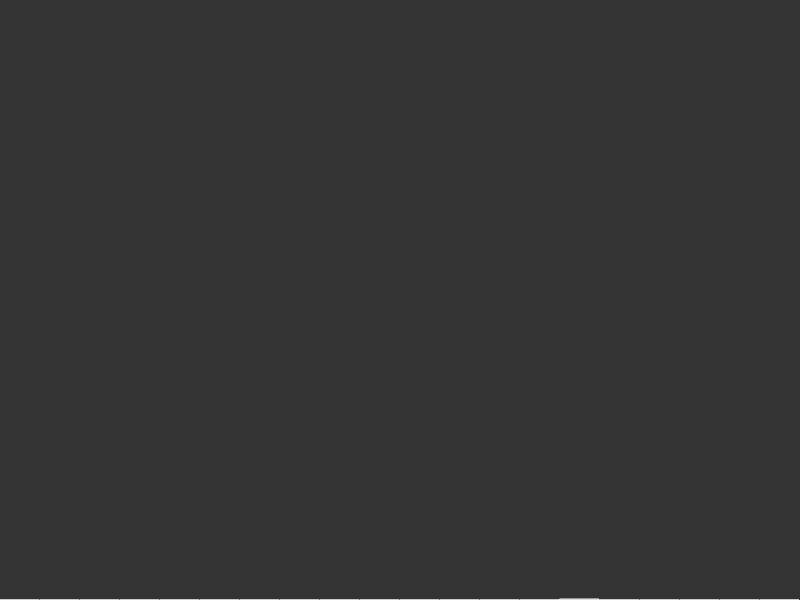
Frame 1 (no input)
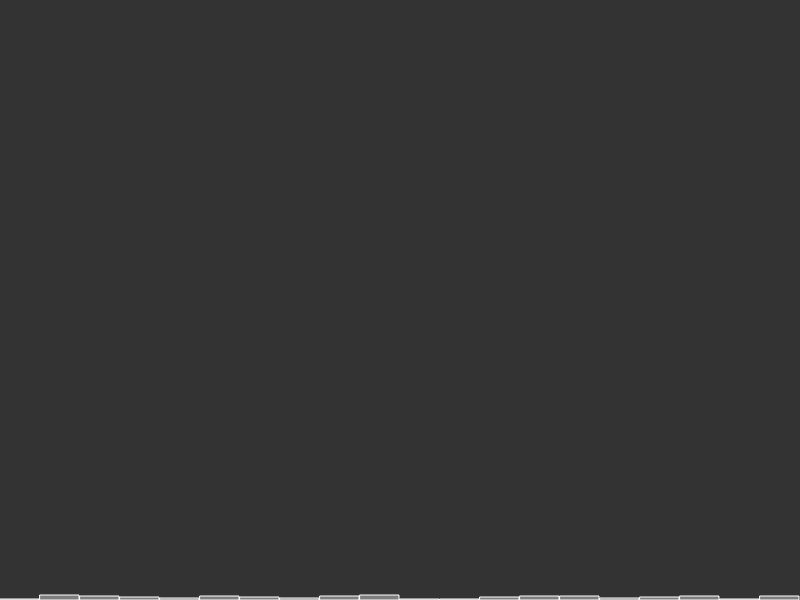
Frame 60 (no input)
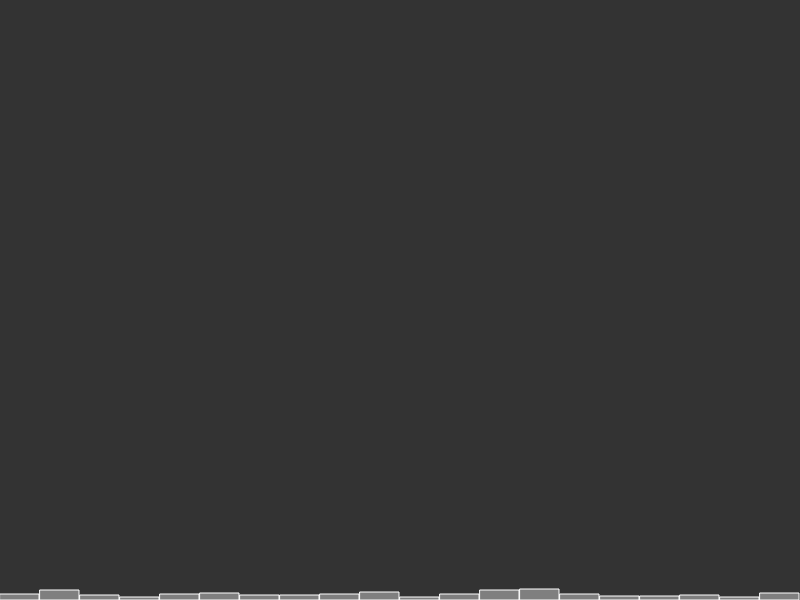
Frame 120 (the mouse pressed at the canvas centre since frame 60)

The p5.js sketch that drew these frames (run headless with seeded random() and noise() and a simulated clock; from frame 60 on, the mouse is pressed at the canvas centre):

// p5.js sketch
// ── sketch.js
/* Muestra en forma de gráfico de barras la frecuencia de aparición de números 
aleatorios*/

let contadorAleatorio = [];
let total = 20; 

function setup() {
  createCanvas(800, 600);
  for(let i = 0; i < total; i++)
  {
    contadorAleatorio[i] = 0;
  }
}

function draw() {
  background(51);
  
  let index = floor(random(contadorAleatorio.length));
  let ancho = width / contadorAleatorio.length;

  contadorAleatorio[index]++;
  stroke(255);
  fill(127);

  for(let x = 0; x < contadorAleatorio.length; x++)
  {
    rect(x * ancho,height - contadorAleatorio[x], ancho - 1,contadorAleatorio[x]);
  }
}
